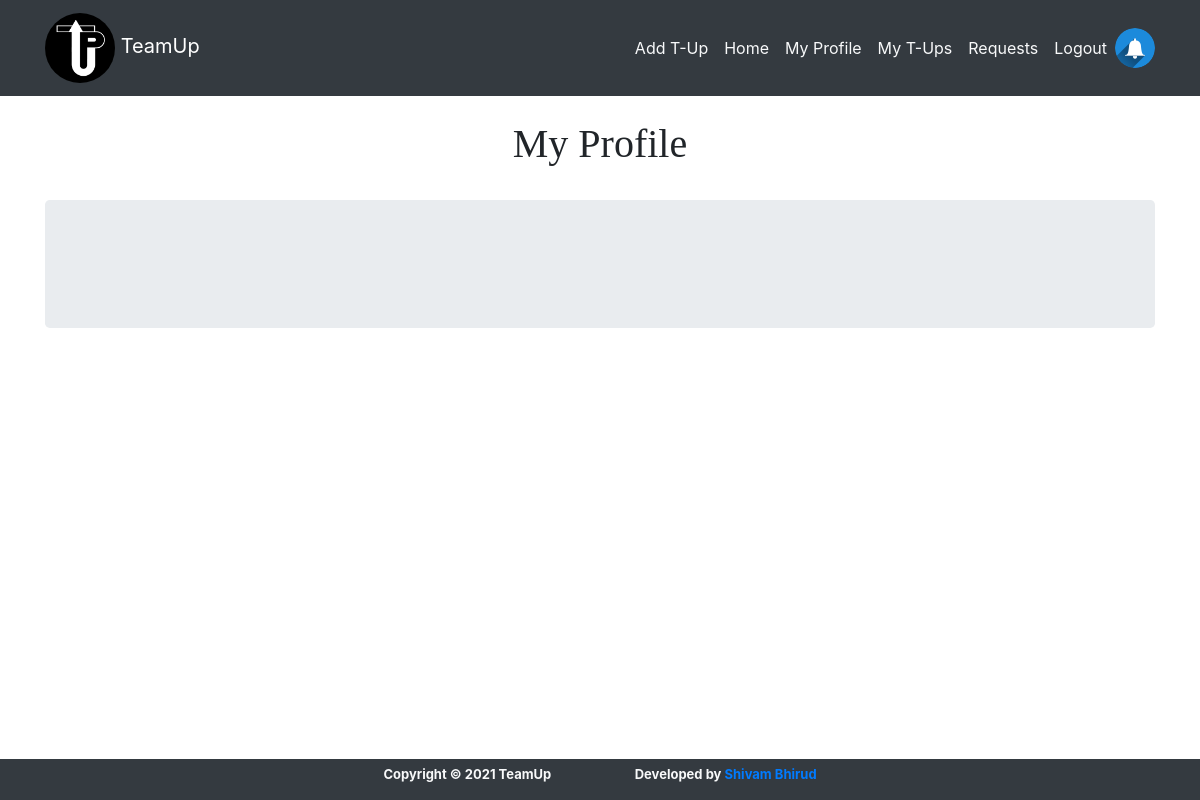
The page /team_up/user_profile/7/ (signed in) on the database as committed earlier.
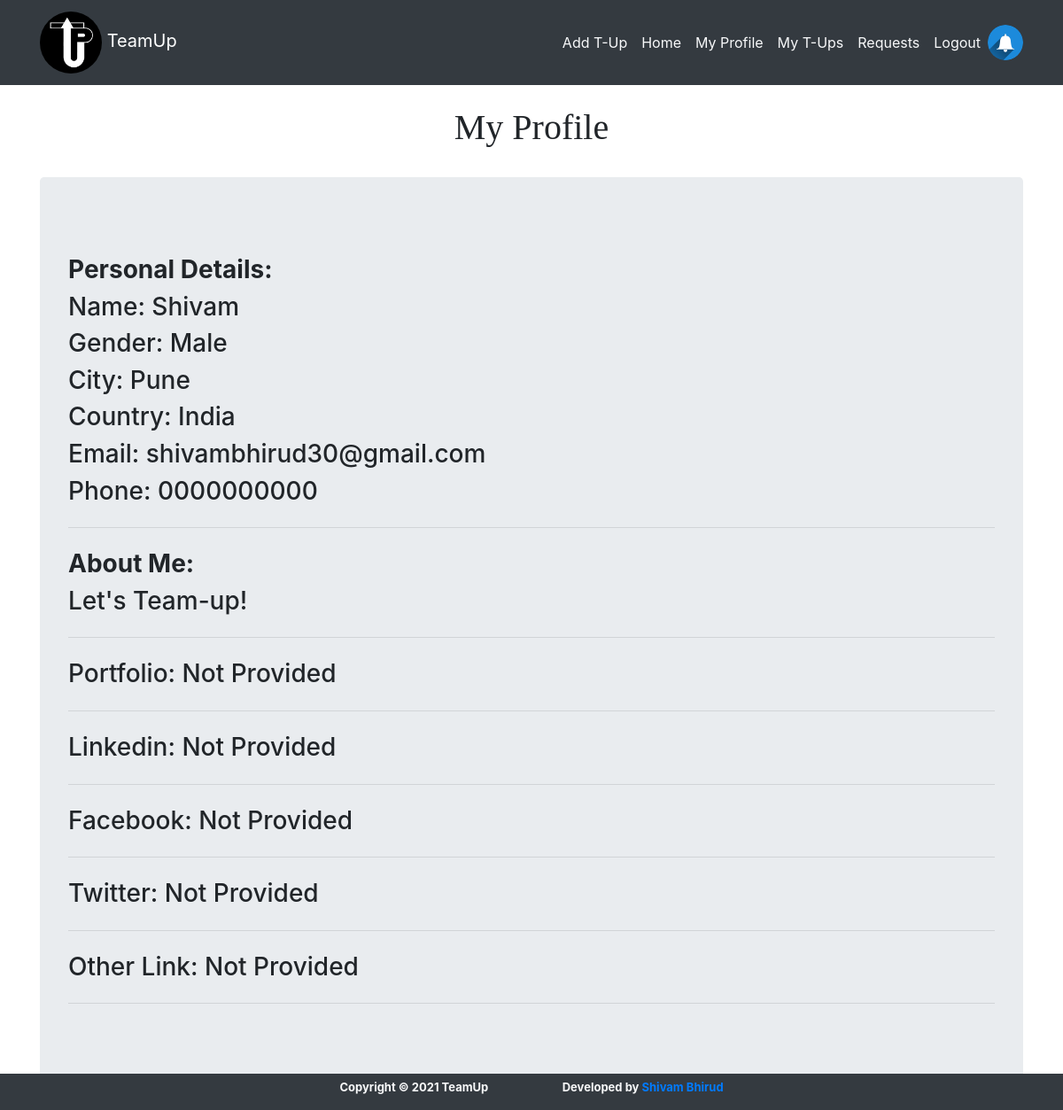
The same page on the database as committed later.
### accounts/models.py (models this page shows, shortened)
class Extendeduser(models.Model):
	user = models.OneToOneField(User, primary_key=True, on_delete=models.CASCADE)
	first_name = models.CharField(max_length=255)
	last_name = models.CharField(max_length=255, default='')
	gender = models.CharField(max_length=255, blank=True, default='rather_not_say') #TODO CHECK THE ENUMS TO AVOID DUMMY ENTRY
	email = models.EmailField(verbose_name='email', max_length=60, default='')
	about_me = models.TextField(max_length=1000, default="Let's Team-up!")
	portfolio = models.URLField(default='Not Provided')
	linkedin = models.URLField(default='Not Provided')
	facebook = models.URLField(default='Not Provided')
	twitter = models.URLField(default='Not Provided')
	other_url = models.URLField(default='Not Provided')
	city = models.CharField(max_length=255, default='')
	country = models.CharField(max_length=255, default='') # TODO CREATE A DATA STRUCTURE TO SHOW THE IST OF COUNTRIES
	phone = models.CharField(max_length=17, default='0000000000')
	date_joined = models.DateTimeField(verbose_name='date_joined', auto_now=True)
	last_login = models.DateTimeField(verbose_name='last_login', auto_now=True)
	is_admin = models.BooleanField(default=False)
	is_superuser = models.BooleanField(default=False)

### team_up/views.py (the view)
# urls.py: path('user_profile/<int:user>/', views.user_profile, name='user_profile'),
def user_profile(request, user):
	if(request.user == user):
		data = Extendeduser.objects.filter(user = user)
		return render(request, 'user_profile/show.html',
		{'data':data, 'owner':True})
	else:
		data = Extendeduser.objects.filter(user = user)
		return render(request, 'user_profile/show.html',
		{'data':data, 'owner':False})

### accounts/templates/user_profile/show.html (shortened to what this page needs)
{% extends 'base.html' %}
{% block content %}
<br>
<h1 style="text-align: center; font-family: 'Times New Roman', Times, serif;">My Profile</h1>
<br>
<div class="jumbotron">
{% for d in data %}
<br>
<h3 class="display-8" style="font-weight: bold;"> Personal Details:</h3>
<h3 class="display-8"> Name: {{ d.first_name }} {{ d.last_name }}</h3>
<h3 class="display-8"> Gender: {{ d.gender }}</h3>
<h3 class="display-8"> City: {{ d.city }}</h3>
<h3 class="display-8"> Country: {{ d.country }}</h3>
<h3 class="display-8"> Email: {{ d.email }}</h3>
<h3 class="display-8"> Phone: {{ d.phone }}</h3>
<hr class="my-4">
<h3 class="display-8" style="font-weight: bold;"> About Me:</h3>
<h3 class="display-9" style="text-align: justify;">{{ d.about_me }}</h3>
<hr class="my-4">
{% if d.portfolio != 'Not Provided' %}
<h3 class="display-8"> Portfolio: <a target="_blank" href="{{ d.portfolio }}" style="font-style: italic;">{{ d.portfolio }}</a></h3>
<hr class="my-4">
{% else %}
<h3 class="display-8"> Portfolio: {{ d.portfolio }}</h3>
<hr class="my-4">
{% endif %}
{% if d.linkedin != 'Not Provided' %}
<h3 class="display-8"> Linkedin: <a target="_blank" href="{{ d.linkedin }}" style="font-style: italic;">{{ d.linkedin }}</a></h3>
<hr class="my-4">
{% else %}
<h3 class="display-8"> Linkedin: {{ d.linkedin }}</h3>
<hr class="my-4">
{% endif %}
{% if d.facebook != 'Not Provided' %}
<h3 class="display-8"> Facebook: <a target="_blank" href="{{ d.facebook }}" style="font-style: italic;">{{ d.facebook }}</a></h3>
<hr class="my-4">
{% else %}
<h3 class="display-8"> Facebook: {{ d.facebook }}</h3>
<hr class="my-4">
{% endif %}
{% if d.twitter != 'Not Provided' %}
<h3 class="display-8"> Twitter: <a target="_blank" href="{{ d.twitter }}" style="font-style: italic;">{{ d.twitter }}</a></h3>
<hr class="my-4">
{% else %}
<h3 class="display-8"> Twitter: {{ d.twitter }}</h3>
<hr class="my-4">
{% endif %}
{% if d.other_url != 'Not Provided' %}
<h3 class="display-8"> Other Link: <a target="_blank" href="{{ d.other_url }}" style="font-style: italic;">{{ d.other_url }}</a></h3>
<hr class="my-4">
{% else %}
<h3 class="display-8"> Other Link: {{ d.other_url }}</h3>
<hr class="my-4">
{% endif %}
{% endfor %}
</div>
{% endblock %}

Rows that differ between the two databases and show on the page:
added Extendeduser: first_name "Shivam", gender "Male", city "Pune", country "India", email "shivambhirud30@gmail.com", phone "0000000000", about_me "Let's Team-up!", portfolio "Not Provided", linkedin "Not Provided", facebook "Not Provided", twitter "Not Provided", other_url "Not Provided"
